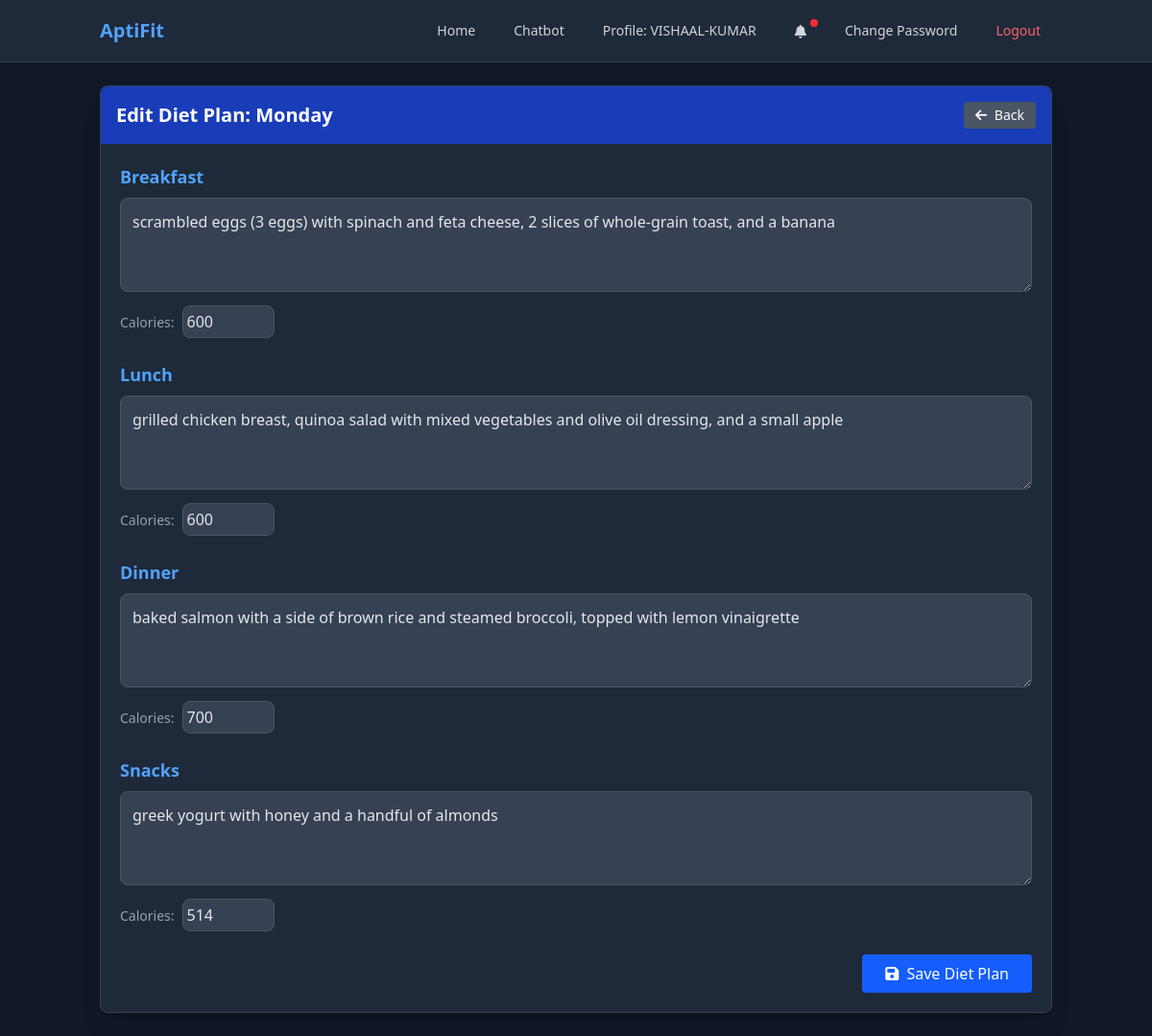
The app's page /edit-diet/ (signed in), older data.
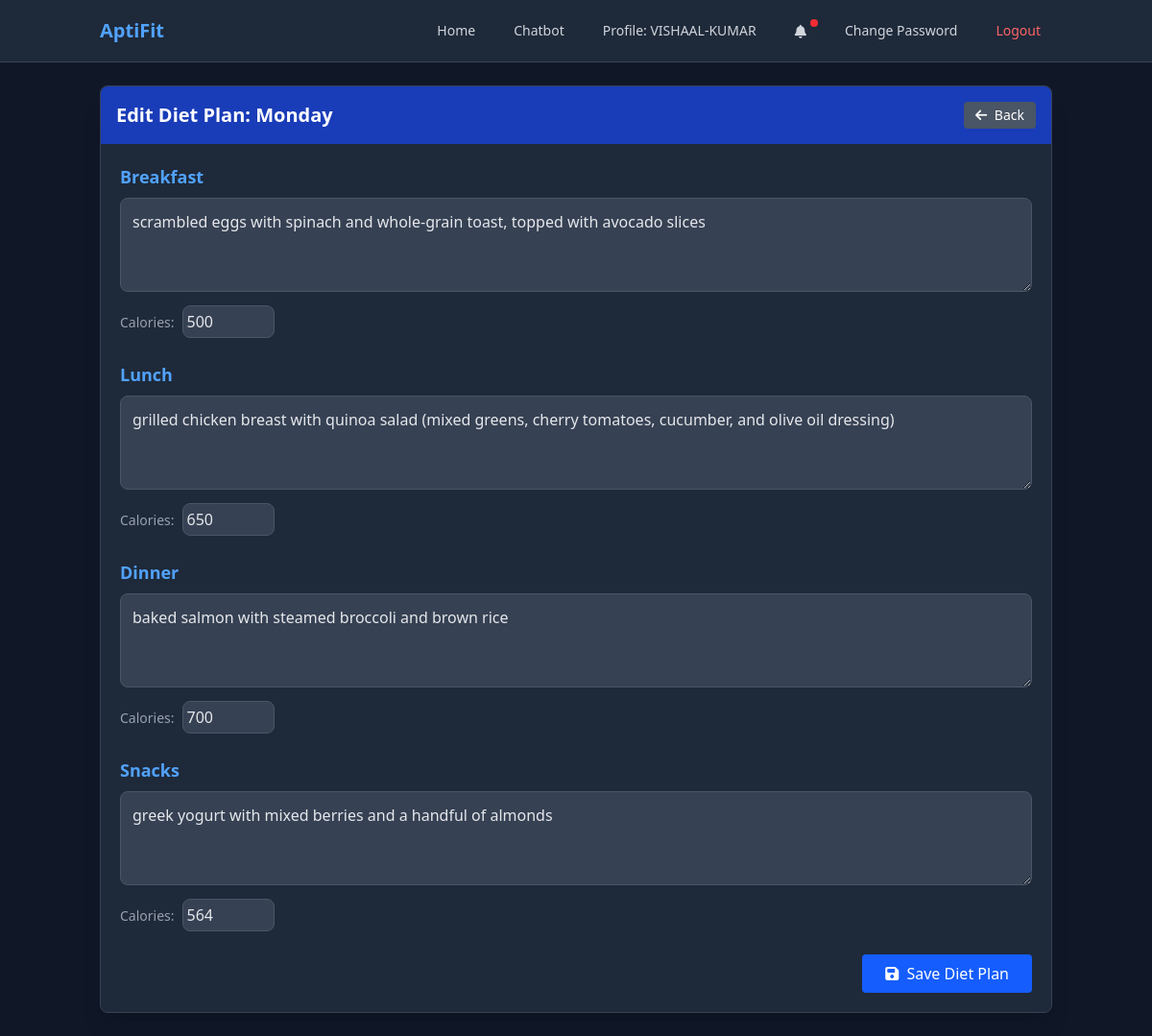
The same page, newer data.
### fitness/models.py (models this page shows, shortened)
class DailyDietPlan(models.Model):
    DAYS_OF_WEEK = [
        ('monday', 'Monday'),
        ('tuesday', 'Tuesday'),
        ('wednesday', 'Wednesday'),
        ('thursday', 'Thursday'),
        ('friday', 'Friday'),
        ('saturday', 'Saturday'),
        ('sunday', 'Sunday'),
    ]
    diet_plan = models.ForeignKey(
        DietPlan, related_name='daily_plans', on_delete=models.CASCADE)
    day_of_week = models.CharField(max_length=10, choices=DAYS_OF_WEEK)
    breakfast = models.TextField(blank=True, null=True)
    breakfast_calories = models.IntegerField(blank=True, null=True)
    lunch = models.TextField(blank=True, null=True)
    lunch_calories = models.IntegerField(blank=True, null=True)
    dinner = models.TextField(blank=True, null=True)
    dinner_calories = models.IntegerField(blank=True, null=True)
    snacks = models.TextField(blank=True, null=True)
    snacks_calories = models.IntegerField(blank=True, null=True)
    class Meta:
        unique_together = ['diet_plan', 'day_of_week']

### fitness/views.py (the view)
# urls.py: path('edit-diet/', views.edit_diet, name='edit_diet'),
@login_required
def edit_diet(request):
    day = request.GET.get('day', 'monday').lower()
    diet_plan, created = DietPlan.objects.get_or_create(user=request.user)
    if created:
        diet_plan.has_diet_plan = True
        diet_plan.save()
    daily_plan, created = DailyDietPlan.objects.get_or_create(
        diet_plan=diet_plan,
        day_of_week=day
    )
    day_display = dict(DailyDietPlan.DAYS_OF_WEEK).get(day, day.capitalize())
    user_profile = request.user.userprofile
    show_notification = False
    notification_message = ""
    if user_profile.notification_preference != 'none':
        import datetime
        today = datetime.datetime.now()
        if user_profile.notification_preference == 'daily':
            show_notification = True
            notification_message = f"Remember to follow your {today.strftime('%A')} diet plan!"
        elif user_profile.notification_preference == 'weekly' and today.weekday() == 0:  # Monday
            show_notification = True
            notification_message = "Here's your weekly diet plan reminder!"
    context = {
        'day': day,
        'day_display': day_display,
        'daily_plan': daily_plan,
        'has_notifications': show_notification,
        'notification_message': notification_message,
    }
    add_notification(
        request, f"You've updated your diet plan for {day_display}.", "success")
    return render(request, 'fitness/edit_diet.html', context)

### fitness/views.py (called while the page is built)
def add_notification(request, message, category="info"):
    import datetime
    if 'notifications' not in request.session:
        request.session['notifications'] = []
    request.session['notifications'].append({
        'message': message,
        'category': category,  # info, success, warning, error
        'timestamp': datetime.datetime.now().strftime("%Y-%m-%d %H:%M:%S"),
        'read': False
    })
    if len(request.session['notifications']) > 5:
        request.session['notifications'] = request.session['notifications'][-5:]
    request.session.modified = True

### fitness/templates/fitness/edit_diet.html (shortened to what the changed rows need)
<!DOCTYPE html>
<html lang="en">
  <head>
    <script src="https://cdn.jsdelivr.net/npm/@tailwindcss/browser@4"></script>
    <link rel="stylesheet" href="https://cdnjs.cloudflare.com/ajax/libs/font-awesome/6.4.0/css/all.min.css">
  </head>
  <body class="bg-gray-900 min-h-screen text-gray-200">
    <div class="container mx-auto px-4 py-6">
      <div class="bg-gray-800 rounded-lg shadow-xl border border-gray-700 overflow-hidden">
        <div class="bg-blue-800 text-white p-4 flex justify-between items-center">
          <h2 class="text-xl font-bold">Edit Diet Plan: {{ day_display }}</h2>
          <a href="{% url 'index' %}?day={{ day }}" class="bg-gray-600 hover:bg-gray-700 text-white text-sm px-3 py-1 rounded transition duration-300">
            <i class="fas fa-arrow-left mr-1"></i> Back
          </a>
        </div>
        <div class="p-5">
          <form action="{% url 'save_diet' %}" method="post" class="space-y-6">
            <div class="space-y-2">
              <label for="breakfast" class="block text-lg font-semibold text-blue-400">Breakfast</label>
              <textarea
                name="breakfast"
                id="breakfast"
                rows="3"
                class="w-full bg-gray-700 border border-gray-600 rounded-lg p-3 text-gray-200 focus:outline-none focus:ring-2 focus:ring-blue-500"
                placeholder="Enter breakfast details"
              >{{ daily_plan.breakfast|default:'' }}</textarea>
              <div class="flex">
                <label for="breakfast_calories" class="block text-sm font-medium text-gray-400 mr-2 pt-2">Calories:</label>
                <input
                  type="number"
                  name="breakfast_calories"
                  id="breakfast_calories"
                  value="{{ daily_plan.breakfast_calories|default:'' }}"
                  class="w-24 bg-gray-700 border border-gray-600 rounded-lg p-1 text-gray-200 focus:outline-none focus:ring-2 focus:ring-blue-500"
                  placeholder="kcal"
                >
              </div>
            </div>
            <div class="space-y-2">
              <label for="lunch" class="block text-lg font-semibold text-blue-400">Lunch</label>
              <textarea
                name="lunch"
                id="lunch"
                rows="3"
                class="w-full bg-gray-700 border border-gray-600 rounded-lg p-3 text-gray-200 focus:outline-none focus:ring-2 focus:ring-blue-500"
                placeholder="Enter lunch details"
              >{{ daily_plan.lunch|default:'' }}</textarea>
              <div class="flex">
                <label for="lunch_calories" class="block text-sm font-medium text-gray-400 mr-2 pt-2">Calories:</label>
                <input
                  type="number"
                  name="lunch_calories"
                  id="lunch_calories"
                  value="{{ daily_plan.lunch_calories|default:'' }}"
                  class="w-24 bg-gray-700 border border-gray-600 rounded-lg p-1 text-gray-200 focus:outline-none focus:ring-2 focus:ring-blue-500"
                  placeholder="kcal"
                >
              </div>
            </div>
            <div class="space-y-2">
              <label for="dinner" class="block text-lg font-semibold text-blue-400">Dinner</label>
              <textarea
                name="dinner"
                id="dinner"
                rows="3"
                class="w-full bg-gray-700 border border-gray-600 rounded-lg p-3 text-gray-200 focus:outline-none focus:ring-2 focus:ring-blue-500"
                placeholder="Enter dinner details"
              >{{ daily_plan.dinner|default:'' }}</textarea>
              <div class="flex">
                <label for="dinner_calories" class="block text-sm font-medium text-gray-400 mr-2 pt-2">Calories:</label>
                <input
                  type="number"
                  name="dinner_calories"
                  id="dinner_calories"
                  value="{{ daily_plan.dinner_calories|default:'' }}"
                  class="w-24 bg-gray-700 border border-gray-600 rounded-lg p-1 text-gray-200 focus:outline-none focus:ring-2 focus:ring-blue-500"
                  placeholder="kcal"
                >
              </div>
            </div>
            <div class="space-y-2">
              <label for="snacks" class="block text-lg font-semibold text-blue-400">Snacks</label>
              <textarea
                name="snacks"
                id="snacks"
                rows="3"
                class="w-full bg-gray-700 border border-gray-600 rounded-lg p-3 text-gray-200 focus:outline-none focus:ring-2 focus:ring-blue-500"
                placeholder="Enter snacks details"
              >{{ daily_plan.snacks|default:'' }}</textarea>
              <div class="flex">
                <label for="snacks_calories" class="block text-sm font-medium text-gray-400 mr-2 pt-2">Calories:</label>
                <input
                  type="number"
                  name="snacks_calories"
                  id="snacks_calories"
                  value="{{ daily_plan.snacks_calories|default:'' }}"
                  class="w-24 bg-gray-700 border border-gray-600 rounded-lg p-1 text-gray-200 focus:outline-none focus:ring-2 focus:ring-blue-500"
                  placeholder="kcal"
                >
              </div>
            </div>
          </form>
        </div>
      </div>
    </div>
  </body>
</html>

Row changes from the older to the newer data that the page shows:
changed DailyDietPlan "Monday": breakfast "scrambled eggs (3 eggs) with spinach and feta cheese, 2 slices of whole-grain toast, and a banana" → "scrambled eggs with spinach and whole-grain toast, topped with avocado slices"; breakfast_calories "600" → "500"; lunch "grilled chicken breast, quinoa salad with mixed vegetables and olive oil dressing, and a small apple" → "grilled chicken breast with quinoa salad (mixed greens, cherry tomatoes, cucumber, and olive oil dressing)"; lunch_calories "600" → "650"; dinner "baked salmon with a side of brown rice and steamed broccoli, topped with lemon vinaigrette" → "baked salmon with steamed broccoli and brown rice"; snacks "greek yogurt with honey and a handful of almonds" → "greek yogurt with mixed berries and a handful of almonds"; snacks_calories "514" → "564"
